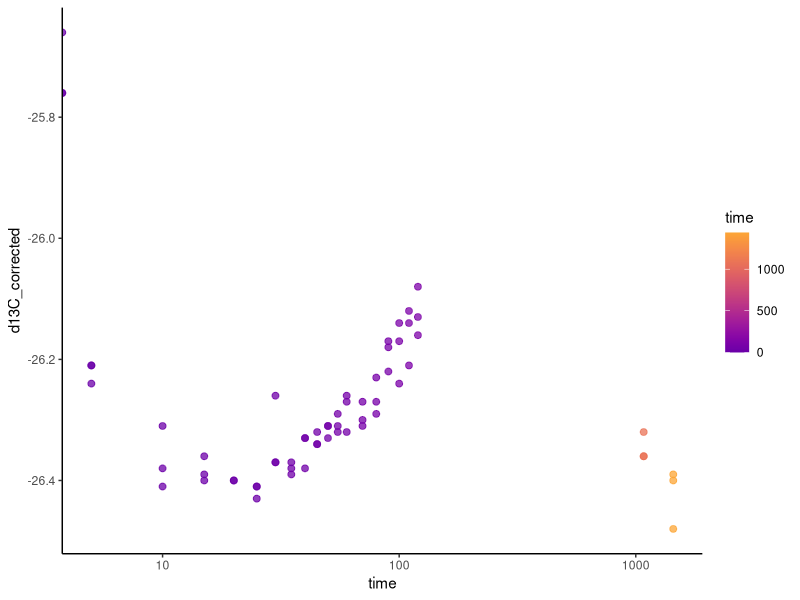

This figure's R source:
library(tidyverse)
library(viridis)
theme_set(theme_classic())
data <- read_csv(file = './data/isotope_data/isotope_data.csv')


data %>% 
  filter(genus == 'Odocoileus') %>% 
  ggplot(mapping = aes(x = time, 
                       y = d13C_corrected,
                       color = time)) + 
  geom_point(size = 2,
             alpha = 0.75) + 
  scale_color_viridis(option = 'plasma', 
                      begin = 0.2,
                      end = 0.8) + 
  scale_x_log10()


